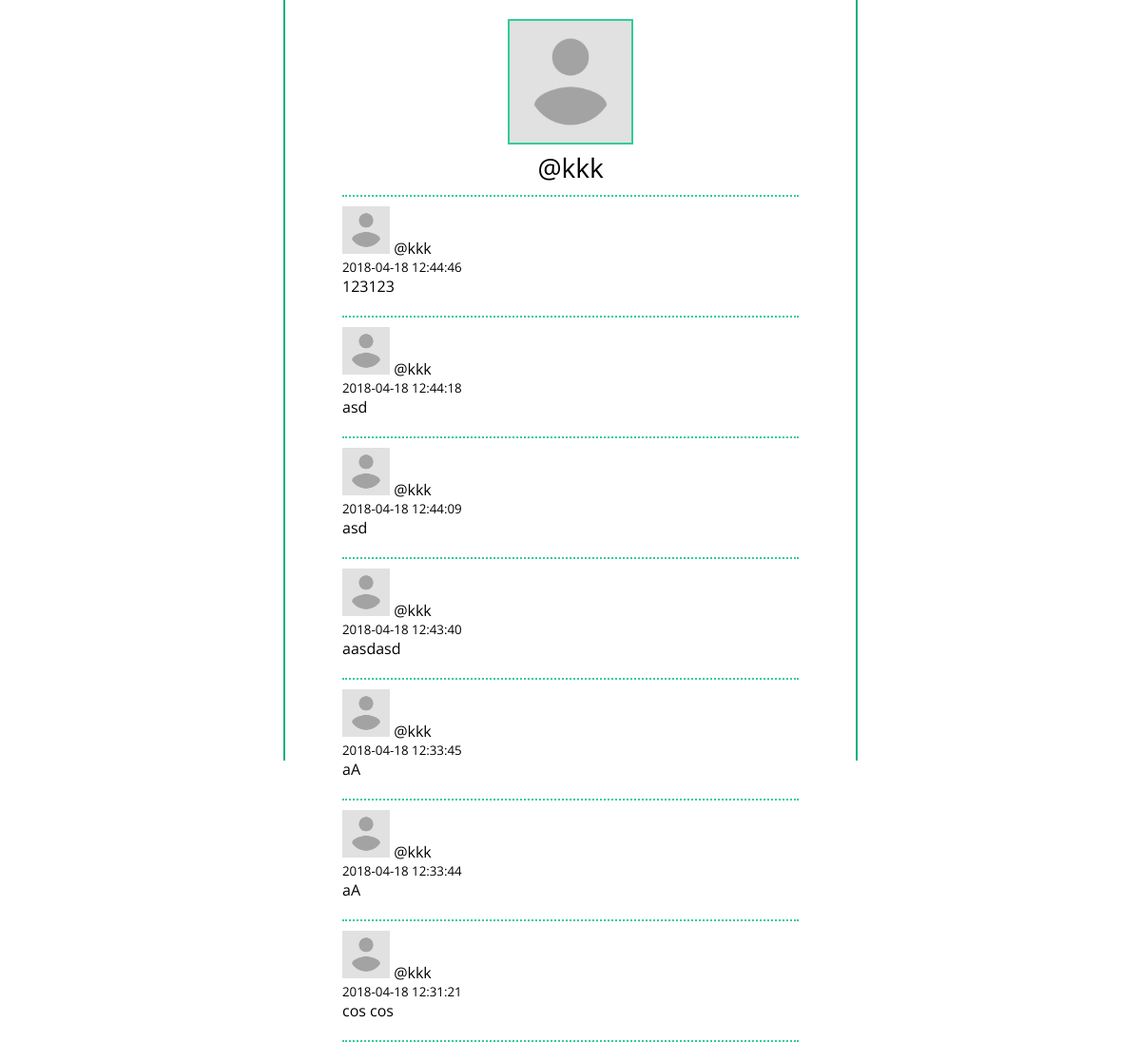
Screenshot of /profile/kkk with the database file from the repository.
### tables this page shows
CREATE TABLE users (
	username TEXT NOT NULL PRIMARY KEY,
	password TEXT NOT NULL,
	avatar TEXT NOT NULL DEFAULT '/static/avatar.png',
	follows TEXT NOT NULL DEFAULT '[]'
);

CREATE TABLE posts (
	id INTEGER NOT NULL PRIMARY KEY AUTOINCREMENT,
	author TEXT NOT NULL,
	content TEXT NOT NULL,
	date TIMESTAMP NOT NULL DEFAULT CURRENT_TIMESTAMP
);

### app.py (the view)
@app.route("/profile/<username>")
def route_profile(username):
	if db.is_user(username):
		userinfo = db.get_user_info(username)
		posts = db.get_user_posts(username)
		return render_template("profile.html", info=userinfo, posts=posts)
	else:
		return "Brak uzytkownika"

### db.py (called while the page is built)
    def is_user(self, username):
        cursor = self.db.cursor()
        cursor.execute("SELECT * FROM `users` WHERE `username`=?", (username,))
        row = cursor.fetchone()
        if row is None:
            return False
        else:
            return True

    def get_user_info(self, username):
        cursor = self.db.cursor()
        cursor.execute("SELECT * FROM `users` WHERE `username`=?", (username,))
        row = cursor.fetchone()
        if row is None:
            return None
        else:
            return {"username":row[0], "password":row[1], "avatar":row[2], "follows":row[3]}

    def get_user_posts(self, username):
        cursor = self.db.cursor()
        cursor.execute("SELECT * FROM posts WHERE author=? ORDER BY date DESC", (username,))
        row = cursor.fetchall()
        if row is None:
            return None
        else:
            return row

### templates/profile.html (shortened to what this page needs)
<!doctype html>
<html lang="en">
	<head>
	  <link rel="stylesheet" href="/static/css/styles.css" type="text/css">
	  <link rel="stylesheet" href="bootstrap.min" type="text/css">
	  <link rel="stylesheet" href="bootstrap-reboot.min" type="text/css">
	  <link rel="stylesheet" href="bootstrap.-grid" type="text/css">
	</head>
	<body>
	<div id="container">
		<div id="content">
			<img id="image" src="{{ info['avatar'] }}">
			<div id="username">@{{ info['username'] }}</div>
			<div id="user"></div>
			{% for post in posts %}
				<div class="post">
					<img src="{{ info['avatar'] }}" class="postavatar">
					<span class="postname">@{{ info['username'] }}</span>
					<div class="posttime">{{ post[3] }}</div>
					<div class="postcontent">
						{{ post[2]}}
					</div>
				</div><div id="user"></div>
			{% endfor %}
		</div>
	</div>
	</body>
</html>

### static/css/styles.css (style rules this page uses)
* { font-family: 'Open Sans', sans-serif; }
body { padding: 0; margin: 0; }

### rows the page displays
users: avatar (placeholder picture), username "kkk"
posts: avatar (placeholder picture), date "2018-04-18 12:44:46", content "123123"
posts: avatar (placeholder picture), date "2018-04-18 12:44:18", content "asd"
posts: avatar (placeholder picture), date "2018-04-18 12:44:09", content "asd"
posts: avatar (placeholder picture), date "2018-04-18 12:43:40", content "aasdasd"
posts: avatar (placeholder picture), date "2018-04-18 12:33:45", content "aA"
posts: avatar (placeholder picture), date "2018-04-18 12:33:44", content "aA"
posts: avatar (placeholder picture), date "2018-04-18 12:31:21", content "cos cos"
